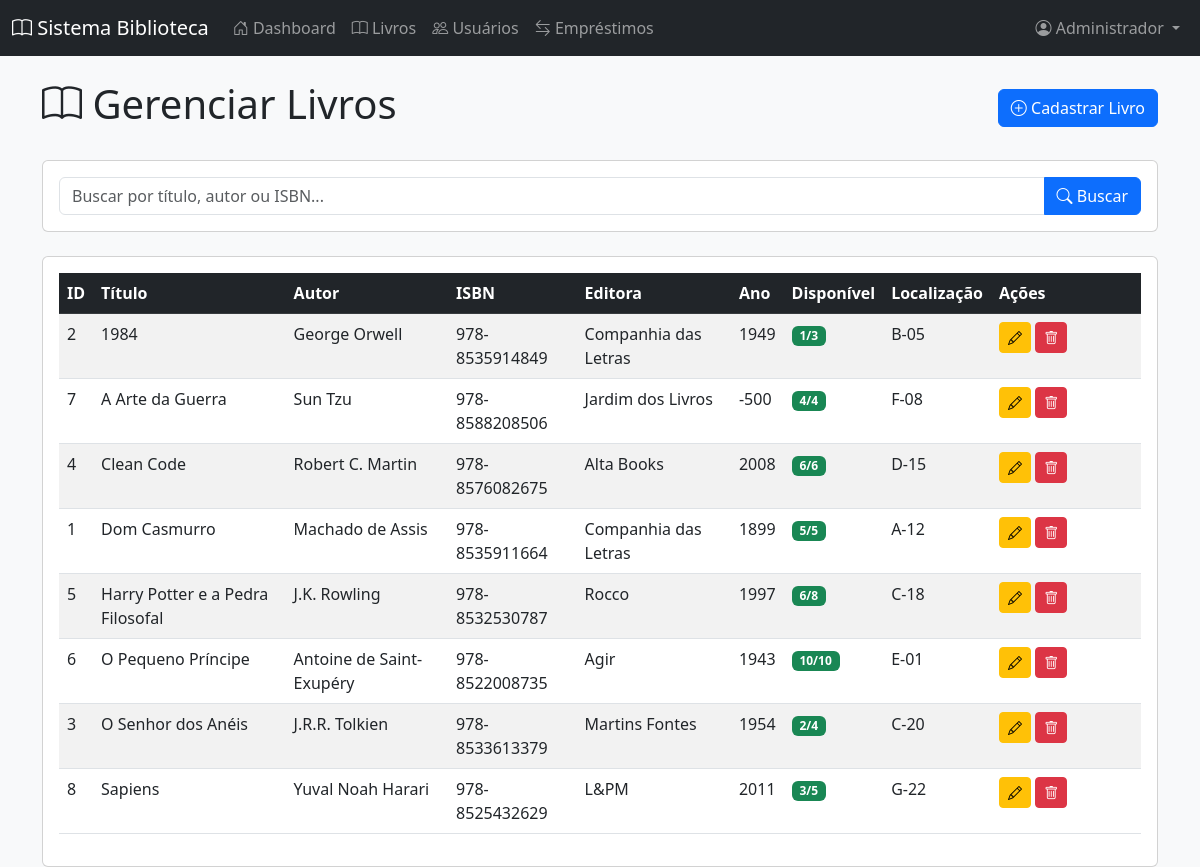
Screenshot of /livros.php (signed in) with the database file from the repository.
### tables this page shows
CREATE TABLE IF NOT EXISTS livros (
    id INT AUTO_INCREMENT PRIMARY KEY,
    titulo VARCHAR(255) NOT NULL,
    autor VARCHAR(255) NOT NULL,
    isbn VARCHAR(20),
    editora VARCHAR(100),
    ano_publicacao INT,
    quantidade INT DEFAULT 1,
    quantidade_disponivel INT DEFAULT 1,
    categoria VARCHAR(100),
    localizacao VARCHAR(50),
    data_cadastro TIMESTAMP DEFAULT CURRENT_TIMESTAMP
);

### livros.php (the view, shortened to what this page needs)
<?php
require_once 'config/dados.php';
$busca = $_GET['busca'] ?? '';
$query = "SELECT * FROM livros";
$query .= " ORDER BY titulo ASC";
$stmt = $conn->prepare($query);
$stmt->execute();
$livros = $stmt->get_result();
?>
<!DOCTYPE html>
<html lang="pt-BR">
<head>
    <link href="https://cdn.jsdelivr.net/npm/bootstrap@5.3.0/dist/css/bootstrap.min.css" rel="stylesheet">
    <link rel="stylesheet" href="https://cdn.jsdelivr.net/npm/bootstrap-icons@1.11.0/font/bootstrap-icons.css">
</head>
<body class="bg-light">
    <?php include 'includes/menu.php'; ?>
    <div class="container mt-4">
        <div class="d-flex justify-content-between align-items-center mb-4">
            <h1><i class="bi bi-book"></i> Gerenciar Livros</h1>
            <a href="livro_cadastrar.php" class="btn btn-primary">
                <i class="bi bi-plus-circle"></i> Cadastrar Livro
            </a>
        </div>
        <div class="card mb-4">
            <div class="card-body">
                <form method="GET" action="">
                    <div class="input-group">
                        <input type="text" class="form-control" name="busca" placeholder="Buscar por título, autor ou ISBN..." value="<?php echo htmlspecialchars($busca); ?>">
                        <button class="btn btn-primary" type="submit">
                            <i class="bi bi-search"></i> Buscar
                        </button>
                    </div>
                </form>
            </div>
        </div>
        <div class="card">
            <div class="card-body">
                <div class="table-responsive">
                    <table class="table table-striped table-hover">
                        <thead class="table-dark">
                            <tr>
                                <th>ID</th>
                                <th>Título</th>
                                <th>Autor</th>
                                <th>ISBN</th>
                                <th>Editora</th>
                                <th>Ano</th>
                                <th>Disponível</th>
                                <th>Localização</th>
                                <th width="150">Ações</th>
                            </tr>
                        </thead>
                        <tbody>
                            <?php if ($livros->num_rows > 0): ?>
                                <?php while ($livro = $livros->fetch_assoc()): ?>
                                    <tr>
                                        <td><?php echo $livro['id']; ?></td>
                                        <td><?php echo htmlspecialchars($livro['titulo']); ?></td>
                                        <td><?php echo htmlspecialchars($livro['autor']); ?></td>
                                        <td><?php echo htmlspecialchars($livro['isbn']); ?></td>
                                        <td><?php echo htmlspecialchars($livro['editora']); ?></td>
                                        <td><?php echo $livro['ano_publicacao']; ?></td>
                                        <td>
                                            <span class="badge bg-<?php echo $livro['quantidade_disponivel'] > 0 ? 'success' : 'danger'; ?>">
                                                <?php echo $livro['quantidade_disponivel']; ?>/<?php echo $livro['quantidade']; ?>
                                            </span>
                                        </td>
                                        <td><?php echo htmlspecialchars($livro['localizacao']); ?></td>
                                        <td>
                                            <a href="livro_editar.php?id=<?php echo $livro['id']; ?>" class="btn btn-sm btn-warning" title="Editar">
                                                <i class="bi bi-pencil"></i>
                                            </a>
                                            <a href="livro_excluir.php?id=<?php echo $livro['id']; ?>" class="btn btn-sm btn-danger" title="Excluir" onclick="return confirm('Deseja realmente excluir este livro?')">
                                                <i class="bi bi-trash"></i>
                                            </a>
                                        </td>
                                    </tr>
                                <?php endwhile; ?>
                            <?php endif; ?>
                        </tbody>
                    </table>
                </div>
            </div>
        </div>
    </div>
</body>
</html>

### rows the page displays
livros: id "2", titulo "1984", autor "George Orwell", isbn "978-8535914849", editora "Companhia das Letras", ano_publicacao "1949", quantidade_disponivel "1", quantidade "3", localizacao "B-05"
livros: id "7", titulo "A Arte da Guerra", autor "Sun Tzu", isbn "978-8588208506", editora "Jardim dos Livros", ano_publicacao "-500", quantidade_disponivel "4", quantidade "4", localizacao "F-08"
livros: id "4", titulo "Clean Code", autor "Robert C. Martin", isbn "978-8576082675", editora "Alta Books", ano_publicacao "2008", quantidade_disponivel "6", quantidade "6", localizacao "D-15"
livros: id "1", titulo "Dom Casmurro", autor "Machado de Assis", isbn "978-8535911664", editora "Companhia das Letras", ano_publicacao "1899", quantidade_disponivel "5", quantidade "5", localizacao "A-12"
livros: id "5", titulo "Harry Potter e a Pedra Filosofal", autor "J.K. Rowling", isbn "978-8532530787", editora "Rocco", ano_publicacao "1997", quantidade_disponivel "6", quantidade "8", localizacao "C-18"
livros: id "6", titulo "O Pequeno Príncipe", autor "Antoine de Saint-Exupéry", isbn "978-8522008735", editora "Agir", ano_publicacao "1943", quantidade_disponivel "10", quantidade "10", localizacao "E-01"
livros: id "3", titulo "O Senhor dos Anéis", autor "J.R.R. Tolkien", isbn "978-8533613379", editora "Martins Fontes", ano_publicacao "1954", quantidade_disponivel "2", quantidade "4", localizacao "C-20"
livros: id "8", titulo "Sapiens", autor "Yuval Noah Harari", isbn "978-8525432629", editora "L&PM", ano_publicacao "2011", quantidade_disponivel "3", quantidade "5", localizacao "G-22"

### other values shown
getNomeUsuario() "Administrador"
